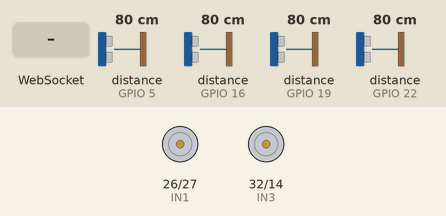
The sketch below on a simulated ESP32. On the bench: motor-driver pin pairs drawn as motors (green arrow = first pin HIGH = forward, orange = second pin HIGH = backward, longer = more drive, scaled by the enable pin). Wiring (inferred from the names in the program): 4 × ultrasonic range finder: trigger GPIO 17, echo GPIO 16 / trigger GPIO 18, echo GPIO 5 / trigger GPIO 21, echo GPIO 19 / trigger GPIO 23, echo GPIO 22. The inputs (shaded band) are chosen by the test bench; at power-on: distance to the obstacle (sensors on GPIO 16, GPIO 5, GPIO 22, GPIO 19) 80 cm. The echo pulse lasts 58.3 µs per cm; WiFi joins after 1.5 s; servers stay silent unless stated; uploads are accepted with an empty reply; what the sketch prints to the serial monitor is not drawn.

Above: at 4.7 s.
4.8 s: distance to the obstacle (sensor on GPIO 16) set to 28 cm
6.3 s: distance to the obstacle (sensor on GPIO 16) set to 22 cm
At 7.5 s:
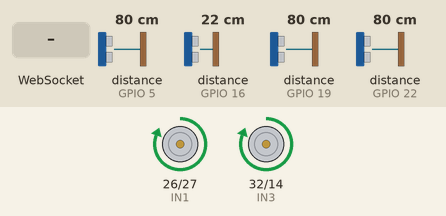
At 8.7 s:
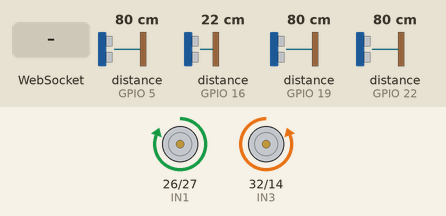
9.3 s: distance to the obstacle (sensor on GPIO 5) set to 77 cm
At 12.1 s:
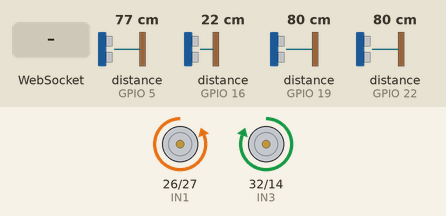
12.3 s: distance to the obstacle (sensor on GPIO 22) set to 18 cm
At 14.25 s:
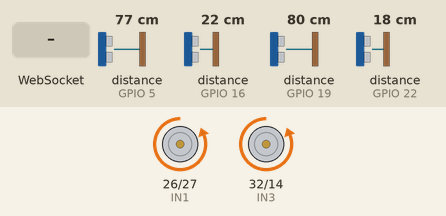
15.3 s: distance to the obstacle (sensor on GPIO 22) set to 13 cm
18.3 s: WebSocket text "F:" received
Timing chart, 0 to 22.3 s (numbered marks = the images above; inputs shaded):
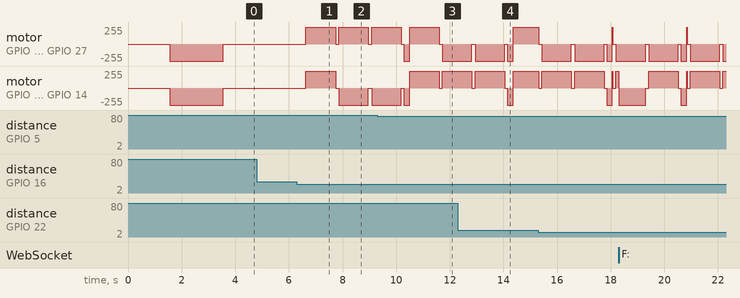

The sketch:

esp32_sensor_motor.ino
```cpp
/*
============================================================
Self-Driving Car — ESP32 Sensor & Motor Controller
============================================================
ESP32 Dev Board that:
  - Reads 3 ultrasonic sensors (Front, Left, Right)
  - Sends sensor data to server via HTTP
  - Receives motor commands via WebSocket
  - Controls motors via L298N driver

Camera streaming handled separately by phone IP camera app

⚠️ IMPORTANT: CAR IS PHYSICALLY REVERSED
- Camera is at the BACK of the car (which is now the logical FRONT)
- Physical front sensor → Logical back
- Physical back sensor → Logical front
- Physical left sensor → Logical right
- Physical right sensor → Logical left
- Forward command → Moves backward physically
- Backward command → Moves forward physically
- Left command → Turns right physically
- Right command → Turns left physically

This code handles the reversal automatically.
============================================================
*/

#include <WiFi.h>
#include <HTTPClient.h>
#include <WebSocketsClient.h>
#include <ArduinoJson.h>

// ============================================================
// WIFI CONFIGURATION - CHANGE THESE!
// ============================================================
const char* WIFI_SSID = "Satyam";        // Change to your WiFi name
const char* WIFI_PASSWORD = "lelobhai"; // Change to your WiFi password

// ============================================================
// SERVER CONFIGURATION - CHANGE THESE!
// ============================================================
const char* SERVER_IP = "10.125.85.154";  // Change to your server IP
const int SERVER_PORT = 5000;

String SENSOR_URL = String("http://") + SERVER_IP + ":" + SERVER_PORT + "/sensors";

// ============================================================
// GPIO PIN DEFINITIONS - ULTRASONIC SENSORS
// ============================================================
#define TRIG_F 23   // Front Trigger
#define ECHO_F 22   // Front Echo
#define TRIG_L 21   // Left Trigger
#define ECHO_L 19   // Left Echo
#define TRIG_R 18   // Right Trigger
#define ECHO_R 5    // Right Echo

// Back sensor
#define TRIG_B 17   // Back Trigger
#define ECHO_B 16   // Back Echo

// ============================================================
// GPIO PIN DEFINITIONS - MOTOR DRIVER (L298N)
// ============================================================
#define IN1 26      // Left Motor Direction 1
#define IN2 27      // Left Motor Direction 2
#define ENA 25      // Left Motor Enable (PWM)
#define IN3 32      // Right Motor Direction 1
#define IN4 14      // Right Motor Direction 2
#define ENB 33      // Right Motor Enable (PWM)

// ============================================================
// MOTOR SPEED SETTINGS
// ============================================================
#define MOTOR_SPEED_NORMAL  150   // Normal forward speed (0-255)
#define MOTOR_SPEED_TURN    130   // Speed during turns (0-255)
#define MOTOR_SPEED_HARD    170   // Speed during hard turns (0-255)

// PWM Settings
#define PWM_FREQ      5000   // PWM frequency
#define PWM_RESOLUTION  8    // 8-bit resolution (0-255)
#define PWM_CHANNEL_L   0    // PWM channel for left motor
#define PWM_CHANNEL_R   1    // PWM channel for right motor

// ============================================================
// TIMING CONFIGURATION
// ============================================================
#define SENSOR_INTERVAL   50     // ms — faster local checks on slow network
#define WS_RECONNECT_DELAY 2000  // WebSocket reconnect delay

// ============================================================
// LOCAL AVOIDANCE CONFIG
// ============================================================
#define FRONT_THRESHOLD   25   // cm — higher = more reaction time on slow network
#define BACKUP_DURATION   1100  // ms — how long to back up
#define TURN_DURATION     1100  // ms — how long to hold the turn

// ============================================================
// GLOBAL VARIABLES
// ============================================================
WebSocketsClient webSocket;
HTTPClient http;

unsigned long lastSensorRead = 0;

String currentCommand = "S:0";
bool carRunning = false;
bool stopRequested = false;  // Set by WebSocket, checked during avoidance

// Last valid sensor readings
float frontDist = 100.0;
float leftDist  = 100.0;
float rightDist = 100.0;
float backDist  = 100.0;  // Reserved for future

// ============================================================
// ULTRASONIC SENSOR FUNCTIONS
// ============================================================
float readDistance(int trig, int echo) {
  digitalWrite(trig, LOW);
  delayMicroseconds(2);
  digitalWrite(trig, HIGH);
  delayMicroseconds(10);
  digitalWrite(trig, LOW);

  long duration = pulseIn(echo, HIGH, 30000);  // 30ms timeout

  if (duration == 0) {
    return -1;  // No echo received (noise)
  }

  float distance = duration * 0.034 / 2.0;

  // Filter noise: > 500cm is invalid
  if (distance > 500.0) {
    return -1;  // Invalid reading (noise)
  }

  return distance;
}

void readAllSensors() {
  // REVERSED: Physical sensors are reversed
  // What was "front" sensor is now "back" (camera side is now front)
  // What was "back" sensor is now "front"
  // What was "left" is now "right"
  // What was "right" is now "left"

  float physical_f = readDistance(TRIG_F, ECHO_F);
  float physical_l = readDistance(TRIG_L, ECHO_L);
  float physical_r = readDistance(TRIG_R, ECHO_R);
  float physical_b = readDistance(TRIG_B, ECHO_B);

  // SWAP: Physical front → Logical back, Physical back → Logical front
  // SWAP: Physical left → Logical right, Physical right → Logical left
  float logical_front = physical_b;  // Back sensor is now front
  float logical_back = physical_f;   // Front sensor is now back
  float logical_left = physical_r;   // Right sensor is now left
  float logical_right = physical_l;  // Left sensor is now right

  // Update only VALID readings (> 0 means valid, -1 means noise/invalid)
  // Keep last recorded distance if reading is invalid
  if (logical_front > 0) frontDist = logical_front;
  if (logical_back > 0) backDist = logical_back;
  if (logical_left > 0) leftDist = logical_left;
  if (logical_right > 0) rightDist = logical_right;

  // Debug output (shows logical directions with last valid values)
  Serial.print("F: "); Serial.print(frontDist);
  Serial.print(" B: "); Serial.print(backDist);
  Serial.print(" L: "); Serial.print(leftDist);
  Serial.print(" R: "); Serial.println(rightDist);
}

// ============================================================
// MOTOR CONTROL FUNCTIONS
// ============================================================
void setupMotors() {
  // Configure motor pins
  pinMode(IN1, OUTPUT);
  pinMode(IN2, OUTPUT);
  pinMode(ENA, OUTPUT);
  pinMode(IN3, OUTPUT);
  pinMode(IN4, OUTPUT);
  pinMode(ENB, OUTPUT);

  // Stop motors initially
  stopMotors();

  Serial.println("[MOTOR] Motor driver initialized");
}


void stopMotors() {
  digitalWrite(ENA, LOW);
  digitalWrite(ENB, LOW);
}

void moveForward(int speed) {
  digitalWrite(ENA, HIGH);
  digitalWrite(ENB, HIGH);
  digitalWrite(IN1, LOW);
  digitalWrite(IN2, HIGH);
  digitalWrite(IN3, LOW);
  digitalWrite(IN4, HIGH);
}

void moveBackward(int speed) {
  digitalWrite(ENA, HIGH);
  digitalWrite(ENB, HIGH);
  digitalWrite(IN1, HIGH);
  digitalWrite(IN2, LOW);
  digitalWrite(IN3, HIGH);
  digitalWrite(IN4, LOW);
}

void turnLeft(int speed) {
  digitalWrite(ENA, HIGH);
  digitalWrite(ENB, HIGH);
  digitalWrite(IN1, HIGH);
  digitalWrite(IN2, LOW);   // Left motor BACKWARD
  digitalWrite(IN3, LOW);
  digitalWrite(IN4, HIGH);  // Right motor FORWARD
}

void turnRight(int speed) {
  digitalWrite(ENA, HIGH);
  digitalWrite(ENB, HIGH);
  digitalWrite(IN1, LOW);
  digitalWrite(IN2, HIGH);  // Left motor FORWARD
  digitalWrite(IN3, HIGH);
  digitalWrite(IN4, LOW);   // Right motor BACKWARD
}

void hardLeft(int speed) {
  turnLeft(speed);
}

void hardRight(int speed) {
  turnRight(speed);
}

// ============================================================
// LOCAL AVOIDANCE (backup + turn toward more space)
// ============================================================

// Interruptible delay — keeps WebSocket alive and checks for stop
void avoidDelay(int ms) {
  unsigned long start = millis();
  while (millis() - start < ms) {
    webSocket.loop();
    if (stopRequested) return;
    delay(5);
  }
}

void localAvoidance() {
  stopRequested = false;
  Serial.printf("[AVOID] Front blocked (%.1fcm) — backing up\n", frontDist);

  // 1. Back up — stop early if back sensor hits something
  moveBackward(MOTOR_SPEED_HARD);
  unsigned long backStart = millis();
  while (millis() - backStart < BACKUP_DURATION) {
    webSocket.loop();
    if (stopRequested) { stopMotors(); Serial.println("[AVOID] Interrupted"); return; }
    readAllSensors();
    if (backDist < 15) {
      Serial.printf("[AVOID] Back blocked at %.1fcm — stopping backup early\n", backDist);
      break;
    }
    delay(5);
  }
  stopMotors();
  avoidDelay(100);
  if (stopRequested) return;

  // Re-read sensors after backing up
  readAllSensors();

  // 2. Turn toward the side with more space
  if (leftDist >= rightDist) {
    Serial.printf("[AVOID] Turning LEFT (L=%.1f R=%.1f)\n", leftDist, rightDist);
    hardLeft(MOTOR_SPEED_HARD);
  } else {
    Serial.printf("[AVOID] Turning RIGHT (L=%.1f R=%.1f)\n", leftDist, rightDist);
    hardRight(MOTOR_SPEED_HARD);
  }
  avoidDelay(TURN_DURATION);
  stopMotors();
  if (stopRequested) return;
  avoidDelay(100);

  // 3. Re-check front after turning — if still blocked, try opposite turn
  readAllSensors();
  if (frontDist < FRONT_THRESHOLD) {
    Serial.printf("[AVOID] Still blocked after turn (F=%.1fcm) — trying opposite\n", frontDist);
    if (leftDist >= rightDist) {
      hardLeft(MOTOR_SPEED_HARD);
    } else {
      hardRight(MOTOR_SPEED_HARD);
    }
    avoidDelay(TURN_DURATION);
    stopMotors();
    if (stopRequested) return;
    avoidDelay(100);
  }

  // Resume forward
  moveForward(MOTOR_SPEED_NORMAL);
  Serial.println("[AVOID] Done — resuming forward");
}

// ============================================================
// COMMAND EXECUTION
// ============================================================
void executeCommand(String cmd) {
  currentCommand = cmd;

  if (cmd.startsWith("F:")) {
    // Forward with speed
    int speed = cmd.substring(2).toInt();
    if (speed == 0) speed = MOTOR_SPEED_NORMAL;
    moveForward(speed);
    Serial.printf("[CMD] Forward: %d\n", speed);
  }
  else if (cmd.startsWith("B:")) {
    // Backward with speed
    int speed = cmd.substring(2).toInt();
    if (speed == 0) speed = MOTOR_SPEED_NORMAL;
    moveBackward(speed);
    Serial.printf("[CMD] Backward: %d\n", speed);
  }
  else if (cmd.startsWith("L:")) {
    // Left turn
    int speed = cmd.substring(2).toInt();
    if (speed == 0) speed = MOTOR_SPEED_TURN;
    turnLeft(speed);
    Serial.printf("[CMD] Left: %d\n", speed);
  }
  else if (cmd.startsWith("R:")) {
    // Right turn
    int speed = cmd.substring(2).toInt();
    if (speed == 0) speed = MOTOR_SPEED_TURN;
    turnRight(speed);
    Serial.printf("[CMD] Right: %d\n", speed);
  }
  else if (cmd.startsWith("HL:")) {
    // Hard left
    int speed = cmd.substring(3).toInt();
    if (speed == 0) speed = MOTOR_SPEED_HARD;
    hardLeft(speed);
    Serial.printf("[CMD] Hard Left: %d\n", speed);
  }
  else if (cmd.startsWith("HR:")) {
    // Hard right
    int speed = cmd.substring(3).toInt();
    if (speed == 0) speed = MOTOR_SPEED_HARD;
    hardRight(speed);
    Serial.printf("[CMD] Hard Right: %d\n", speed);
  }
  else if (cmd.startsWith("S:")) {
    // Stop
    stopMotors();
    Serial.println("[CMD] Stop");
  }
  else {
    Serial.printf("[CMD] Unknown command: %s\n", cmd.c_str());
  }
}

// ============================================================
// WEBSOCKET HANDLERS
// ============================================================
void webSocketEvent(WStype_t type, uint8_t * payload, size_t length) {
  switch(type) {
    case WStype_DISCONNECTED:
      Serial.println("[WS] Disconnected");
      stopMotors(); // Safety: stop on disconnect
      carRunning = false;
      break;

    case WStype_CONNECTED:
      Serial.println("[WS] Connected to server");
      break;

    case WStype_TEXT:
      {
        String message = String((char*)payload);
        Serial.printf("[WS ← SERVER] %s\n", message.c_str());

        // Execute command if car is running
        if (message.startsWith("S:")) {
          stopRequested = true;
          carRunning = false;
          stopMotors();
        } else {
          stopRequested = false;
          carRunning = true;
          executeCommand(message);
        }
      }
      break;

    case WStype_ERROR:
      Serial.println("[WS] Error");
      break;
  }
}

// ============================================================
// HTTP FUNCTIONS
// ============================================================
void sendSensorData() {
  if (WiFi.status() != WL_CONNECTED) return;

  HTTPClient http;
  http.begin(SENSOR_URL);
  http.addHeader("Content-Type", "application/json");

  // Create JSON payload
  StaticJsonDocument<200> doc;
  doc["f"] = frontDist;
  doc["b"] = backDist;   // Will be 100.0 until back sensor is connected
  doc["l"] = leftDist;
  doc["r"] = rightDist;

  String jsonString;
  serializeJson(doc, jsonString);

  int httpCode = http.POST(jsonString);

  if (httpCode > 0) {
    // Success
  } else {
    Serial.printf("[HTTP] Sensor POST failed: %s\n", http.errorToString(httpCode).c_str());
  }

  http.end();
}

// ============================================================
// WIFI SETUP
// ============================================================
void setupWiFi() {
  Serial.println("[WIFI] Connecting to WiFi...");
  WiFi.begin(WIFI_SSID, WIFI_PASSWORD);

  int attempts = 0;
  while (WiFi.status() != WL_CONNECTED && attempts < 20) {
    delay(500);
    Serial.print(".");
    attempts++;
  }

  if (WiFi.status() == WL_CONNECTED) {
    Serial.println("\n[WIFI] Connected!");
    Serial.print("[WIFI] IP Address: ");
    Serial.println(WiFi.localIP());
  } else {
    Serial.println("\n[WIFI] Connection failed!");
  }
}

// ============================================================
// SETUP
// ============================================================
void setup() {
  Serial.begin(115200);
  Serial.println("\n\n");
  Serial.println("============================================================");
  Serial.println("Self-Driving Car — ESP32 Sensor & Motor Controller");
  Serial.println("============================================================");

  // Setup ultrasonic sensor pins
  pinMode(TRIG_F, OUTPUT);
  pinMode(ECHO_F, INPUT);
  pinMode(TRIG_L, OUTPUT);
  pinMode(ECHO_L, INPUT);
  pinMode(TRIG_R, OUTPUT);
  pinMode(ECHO_R, INPUT);
  pinMode(TRIG_B, OUTPUT);
  pinMode(ECHO_B, INPUT);

  Serial.println("[SENSOR] Ultrasonic sensors initialized (F/B/L/R - REVERSED)");

  // Setup motors
  setupMotors();

  // Connect to WiFi
  setupWiFi();

  if (WiFi.status() != WL_CONNECTED) {
    Serial.println("[ERROR] Cannot proceed without WiFi!");
    while(1) delay(1000);
  }

  // Setup WebSocket
  String wsPath = "/ws";
  webSocket.begin(SERVER_IP, SERVER_PORT, wsPath);
  webSocket.onEvent(webSocketEvent);
  webSocket.setReconnectInterval(WS_RECONNECT_DELAY);

  Serial.println("[WS] WebSocket configured");
  Serial.println("============================================================");
  Serial.println("[INFO] ESP32 Sensor & Motor Controller Ready!");
  Serial.println("[INFO] Camera streaming via IP Webcam app on phone");
  Serial.println("============================================================\n");

  // Motor test - remove after testing
  Serial.println("[TEST] Testing motors for 2 seconds...");
  moveForward(200);
  delay(2000);
  stopMotors();
  Serial.println("[TEST] Motor test complete");

  carRunning = true; // Auto-start
}

// ============================================================
// MAIN LOOP
// ============================================================
void loop() {
  // Handle WebSocket
  webSocket.loop();

  unsigned long currentMillis = millis();

  // Read and send sensor data
  if (currentMillis - lastSensorRead >= SENSOR_INTERVAL) {
    lastSensorRead = currentMillis;

    readAllSensors();
    sendSensorData();

    // Local avoidance — override server if front is blocked
    if (carRunning && frontDist < FRONT_THRESHOLD) {
      localAvoidance();
    }
  }

  // Small delay to prevent watchdog issues
  delay(1);
}
```

Measured:
- the behaviour switches between 26 and 25 cm on distance to the obstacle (sensor on GPIO 16) (found by bisection; images 0 and 1)
- the behaviour switches between 80 and 79 cm on distance to the obstacle (sensor on GPIO 5) (found by bisection; images 2 and 3)
- after the input at 4.8 s, every drawn part: stays the same
- after the input at 6.3 s, motor on GPIO 26 (IN1) / GPIO 27 (IN2): alternates forward 255/255 for 1.1 s and stopped for 0.12 s, starting after 0.33 s; motor on GPIO 32 (IN3) / GPIO 14 (IN4): stopped → forward 255/255 after 0.33 s, → stopped 1.1 s later, → backward 255/255 0.12 s later, → stopped 1.1 s later, … (5 changes in this stretch)
